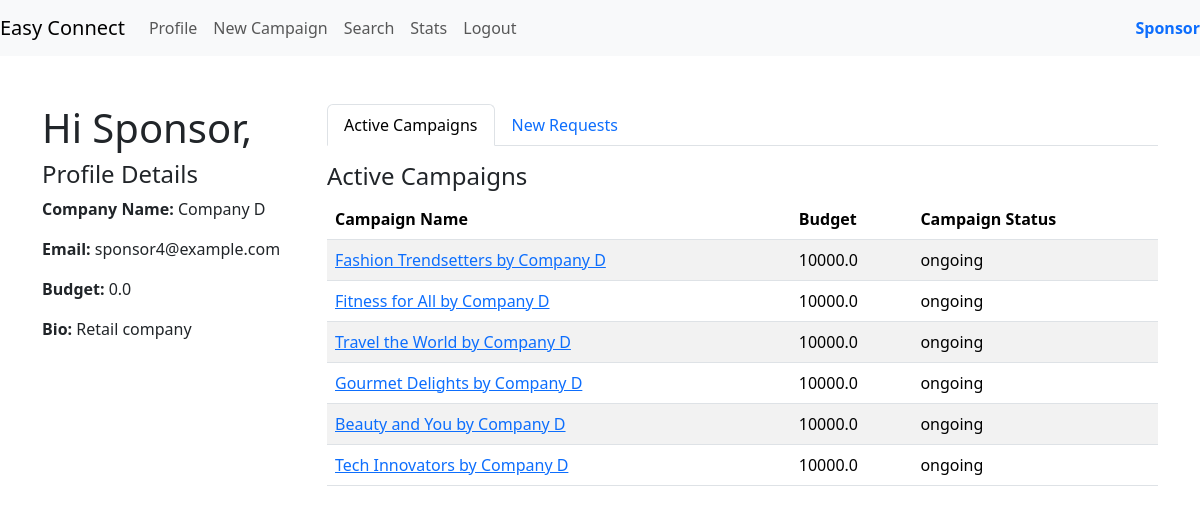
The page /sponsor_dashboard (signed in) on the database as committed earlier.
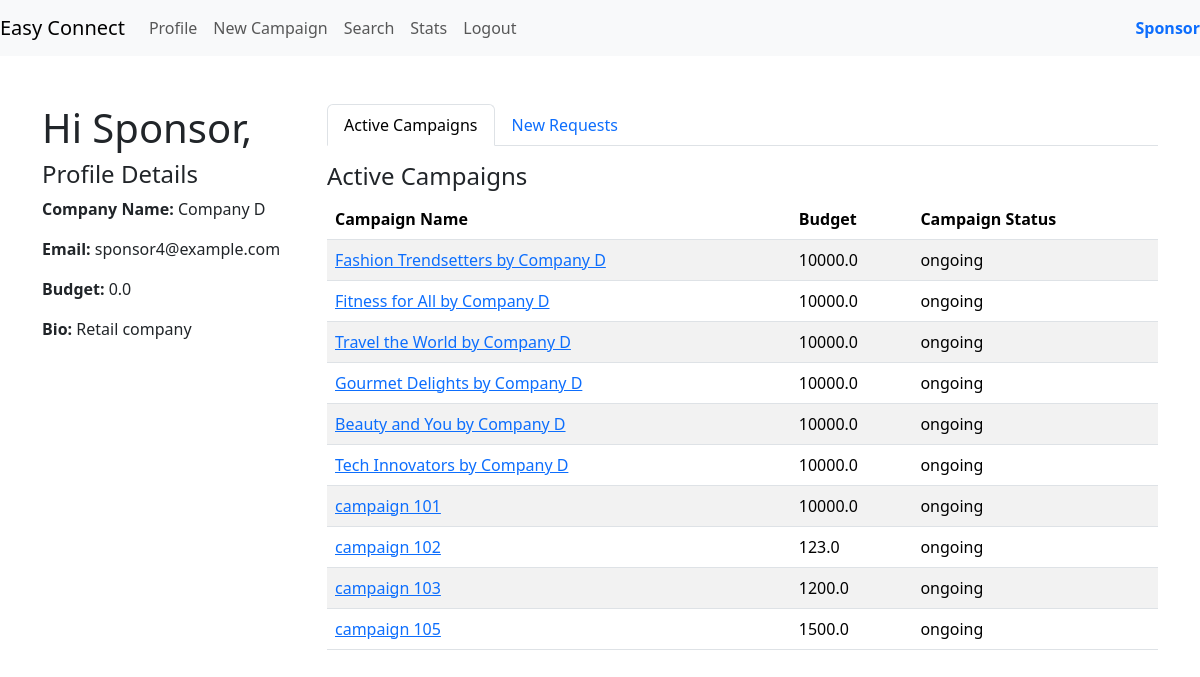
The same page on the database as committed later.
### models.py (models this page shows)
class Sponsor(db.Model):
    __tablename__ = 'sponsors'
    sponsor_id = db.Column(db.Integer, primary_key=True, autoincrement=True)
    id = db.Column(db.Integer, db.ForeignKey('user.id'), nullable=False)
    company_name = db.Column(db.String(64))
    industry = db.Column(db.String(32))
    budget = db.Column(db.Float(10, 2))
    bio = db.Column(db.String(256))
    user = db.relationship('User', backref=db.backref('sponsors', lazy=True))

class User(db.Model):
    __tablename__ = 'user'
    id = db.Column(db.Integer, primary_key=True, autoincrement=True)
    role_id = db.Column(db.Integer, db.ForeignKey('user_role.role_id'), nullable=False)
    username = db.Column(db.String(32), nullable=False, unique=True)
    email_id = db.Column(db.String(64),  nullable=False)
    password = db.Column(db.String(64), nullable=False)
    is_flagged = db.Column(db.Boolean ,default=False)
    role = db.relationship('UserRole', backref=db.backref('users', lazy=True))

class Campaign(db.Model):
    __tablename__ = 'campaign'
    campaign_id = db.Column(db.Integer, primary_key=True, autoincrement=True)
    sponsor_id = db.Column(db.Integer, db.ForeignKey('sponsors.sponsor_id'), nullable=False)
    name = db.Column(db.String(32),unique=True, nullable=False)
    description = db.Column(db.String(128))
    start_date = db.Column(db.Date)
    end_date = db.Column(db.Date)
    budget = db.Column(db.Float(10, 2), nullable=False)
    visibility = db.Column(Enum('private', 'public', name='visibility_types'), default='public', nullable=False)
    goals = db.Column(db.String(128))
    niche = db.Column(db.String(32),nullable=False)
    campaign_status = db.Column(Enum('ongoing', 'flagged', 'deleted', 'completed' ,name='campaign_status_types'), default='ongoing', nullable=False)
    sponsor = db.relationship('Sponsor', backref=db.backref('campaigns', lazy=True))

### routes.py (the view)
@app.route('/sponsor_dashboard')
@auth_rep
@role_required(2)
def sponsor_dashboard():
    user_id = session.get('user_id')
    user = User.query.filter_by(id=user_id).first()
    sponsor = Sponsor.query.filter_by(id=user_id).first_or_404()
    active_campaigns = Campaign.query.filter(Campaign.sponsor_id == sponsor.sponsor_id,
                                             Campaign.campaign_status.in_(['ongoing', 'completed'])).all()
    new_requests = AdRequest.query.filter(AdRequest.created_for==user_id,AdRequest.status.in_(['ongoing', 'completed','pending'])).all()
    return render_template('dashboard_spon.html', sponsor=sponsor, active_campaigns=active_campaigns, new_requests=new_requests, user=user)

### routes.py (called while the page is built)
def auth_rep(func):
    @wraps(func)
    def inner(*args,**kwargs):
        if 'user_id' in session:
            user = User.query.get(session['user_id'])
            if user.is_flagged:
                flash('Your account is flagged and cannot perform this action.', 'error')
                return redirect(url_for('login'))
            return func(*args,**kwargs)
        else:
            flash('You are not logged in,Please login to proceed','error')
            return redirect(url_for('login'))
    return inner

def role_required(role_id):
    def decorator(f):
        @wraps(f)
        def decorated_function(*args, **kwargs):
            if session.get('role_id') != role_id:
                flash('Access denied.', 'danger')
                redirect(request.referrer or url_for('login'))
            return f(*args, **kwargs)
        return decorated_function
    return decorator

### templates/dashboard_spon.html (shortened to what this page needs)
{% extends 'layout.html' %}
{% block content %}
<div class="row">
    <div class="col-md-3 profile-details">
        <h1>Hi Sponsor,</h1>
        <h4>Profile Details</h4>
        <p><strong>Company Name:</strong> {{ sponsor.company_name }}</p>
        <p><strong>Email:</strong> {{ user.email_id }}</p>
        <p><strong>Budget:</strong> {{ sponsor.budget| default(0) | float | round(2) }}</p>
        <p><strong>Bio:</strong> {{ sponsor.bio }}</p>
    </div>
    <div class="col-md-9">
        <ul class="nav nav-tabs" id="myTab" role="tablist">
            <li class="nav-item" role="presentation">
                <a class="nav-link active" id="active-campaigns-tab" data-bs-toggle="tab" href="#activeCampaigns" role="tab" aria-controls="activeCampaigns" aria-selected="true">Active Campaigns</a>
            </li>
            <li class="nav-item" role="presentation">
                <a class="nav-link" id="new-requests-tab" data-bs-toggle="tab" href="#newRequests" role="tab" aria-controls="newRequests" aria-selected="false">New Requests</a>
            </li>
        </ul>
        <div class="tab-content mt-3" id="myTabContent">
            <div class="tab-pane fade show active" id="activeCampaigns" role="tabpanel" aria-labelledby="active-campaigns-tab">
                <h4>Active Campaigns</h4>
                <table class="table table-striped">
                    <thead>
                        <tr>
                            <th>Campaign Name</th>
                            <th>Budget</th>
                            <th>Campaign Status</th>
                        </tr>
                    </thead>
                    <tbody>
                        {% for campaign in active_campaigns %}
                        <tr>
                            <td><a href="{{ url_for('campaign_details', campaign_id=campaign.campaign_id) }}">{{ campaign.name }}</a></td>
                            <td>{{ campaign.budget | default(0) | float| round(2) }}</td>
                            <td>{{ campaign.campaign_status }}</td>
                        </tr>
                        {% endfor %}
                    </tbody>
                </table>
            </div>
        </div>
    </div>
</div>
{% endblock %}

### templates/layout.html (shortened to what this page needs)
<!DOCTYPE html>
<html lang="en">
<head>
    <link href="https://cdn.jsdelivr.net/npm/bootstrap@5.3.3/dist/css/bootstrap.min.css" rel="stylesheet">
</head>
<body>
    {% if 'role_id' in session %}
        {% if session.role_id == 1 %}
            {% include 'nav_admin.html' %}
        {% elif session.role_id == 3 %}
            {% include 'nav_inf.html' %}
        {% elif session.role_id == 2 %}
            {% include 'nav_spon.html' %}
        {% else %}
            {% include 'navbar.html' %}
        {% endif %}
    {% else %}
        {% include 'navbar.html' %}
    {% endif %}
    <div class="container mt-5">
        {% block content %}{% endblock %}
    </div>
</body>
</html>

### templates/nav_spon.html (shortened to what this page needs)
<nav class="navbar navbar-expand-lg navbar-light bg-light">
    <a class="navbar-brand" href="{{ url_for('sponsor_dashboard')}} ">Easy Connect</a>
    <div class="collapse navbar-collapse" id="navbarNav">
        <ul class="navbar-nav me-auto mb-2 mb-lg-0">
            <li class="nav-item">
                <a class="nav-link" href="{{ url_for('user_profile',user_id=session.user_id) }}">Profile</a>
            </li>
            <li class="nav-item">
                <a class="nav-link" href="{{ url_for('create_campaign') }}">New Campaign</a>
            </li>
            <li class="nav-item">
                <a class="nav-link" href="{{ url_for('sponsor_search') }}">Search</a>
            </li>
            <li class="nav-item">
                <a class="nav-link" href="{{ url_for('stats') }}">Stats</a>
            </li>
            <li class="nav-item">
                <a class="nav-link" href="{{ url_for('logout') }}">Logout</a>
            </li>
        </ul>
        <span class="navbar-text">
            <strong class="text-primary">Sponsor</strong>
        </span>
    </div>
</nav>

Rows that differ between the two databases and show on the page:
added Campaign: name "campaign 101", budget "10000.0", campaign_status "ongoing"
added Campaign: name "campaign 102", budget "123.0", campaign_status "ongoing"
added Campaign: name "campaign 103", budget "1200.0", campaign_status "ongoing"
added Campaign: name "campaign 105", budget "1500.0", campaign_status "ongoing"
